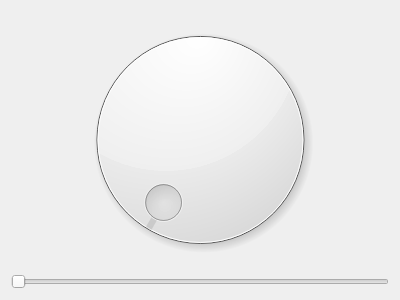
<?xml version="1.0" encoding="UTF-8"?>
<ui version="4.0">
 <class>Form</class>
 <widget class="QWidget" name="Form">
  <property name="geometry">
   <rect>
    <x>0</x>
    <y>0</y>
    <width>400</width>
    <height>300</height>
   </rect>
  </property>
  <property name="windowTitle">
   <string>Form</string>
  </property>
  <layout class="QVBoxLayout" name="verticalLayout">
   <item>
    <widget class="QDial" name="dial"/>
   </item>
   <item>
    <widget class="QSlider" name="horizontalSlider">
     <property name="orientation">
      <enum>Qt::Horizontal</enum>
     </property>
    </widget>
   </item>
  </layout>
 </widget>
 <resources/>
 <connections>
  <connection>
   <sender>horizontalSlider</sender>
   <signal>valueChanged(int)</signal>
   <receiver>dial</receiver>
   <slot>setValue(int)</slot>
   <hints>
    <hint type="sourcelabel">
     <x>27</x>
     <y>289</y>
    </hint>
    <hint type="destinationlabel">
     <x>124</x>
     <y>156</y>
    </hint>
   </hints>
  </connection>
  <connection>
   <sender>dial</sender>
   <signal>valueChanged(int)</signal>
   <receiver>horizontalSlider</receiver>
   <slot>setValue(int)</slot>
   <hints>
    <hint type="sourcelabel">
     <x>186</x>
     <y>164</y>
    </hint>
    <hint type="destinationlabel">
     <x>174</x>
     <y>284</y>
    </hint>
   </hints>
  </connection>
 </connections>
</ui>
